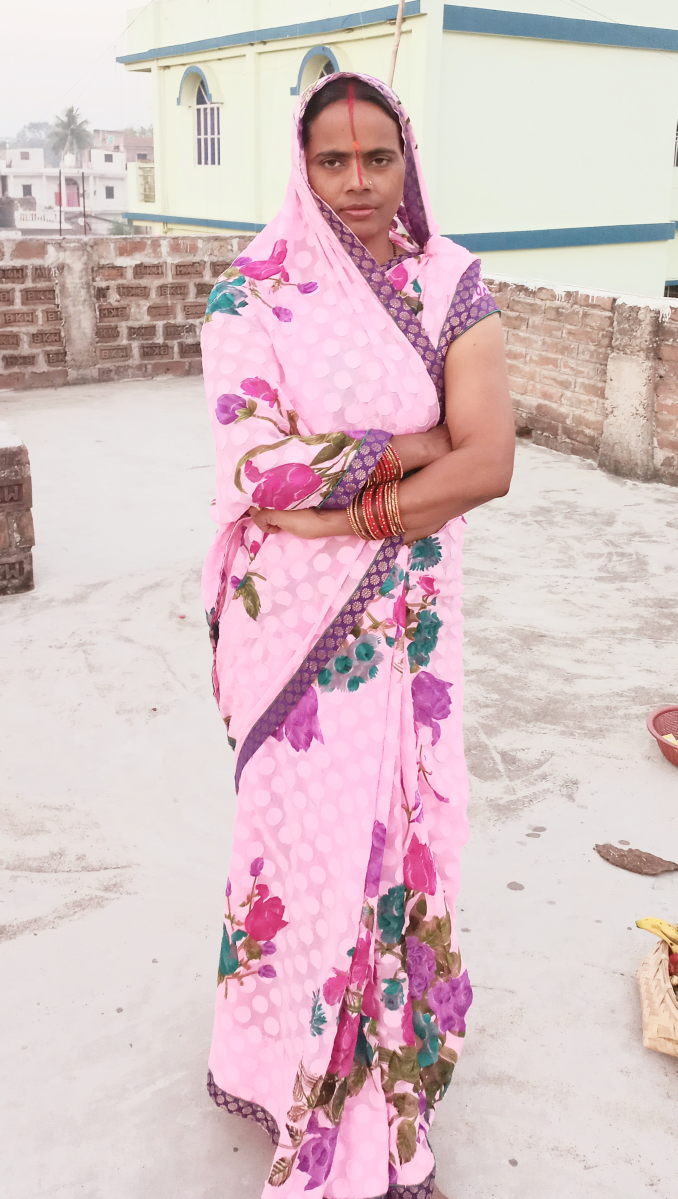
#> input picture test_data/20221030_170547.jpg, 2032 x 3596 px, found by its file name (shown at 1/3 size)
$ jupyter execute --allow-errors familyfriendsimgclassifymodel.ipynb   (shell and % lines are left out)
#> lines starting #> are read from the running program, lines starting #| are printed output that depends on the picture
[cell 1]
import numpy as np
import cv2
import matplotlib
from matplotlib import pyplot as plt

[cell 2]
img = cv2.imread('./model/test_data/20221030_170547.jpg')
#> img is the input picture: shape (3596, 2032, 3); mean B, G, R 197.4, 194.3, 217.7
#print (img)
img.shape
#> Out = (3596, 2032, 3)

[cell 3]
plt.imshow(img)

[cell 4]
gray = cv2.cvtColor(img, cv2.COLOR_BGR2GRAY)
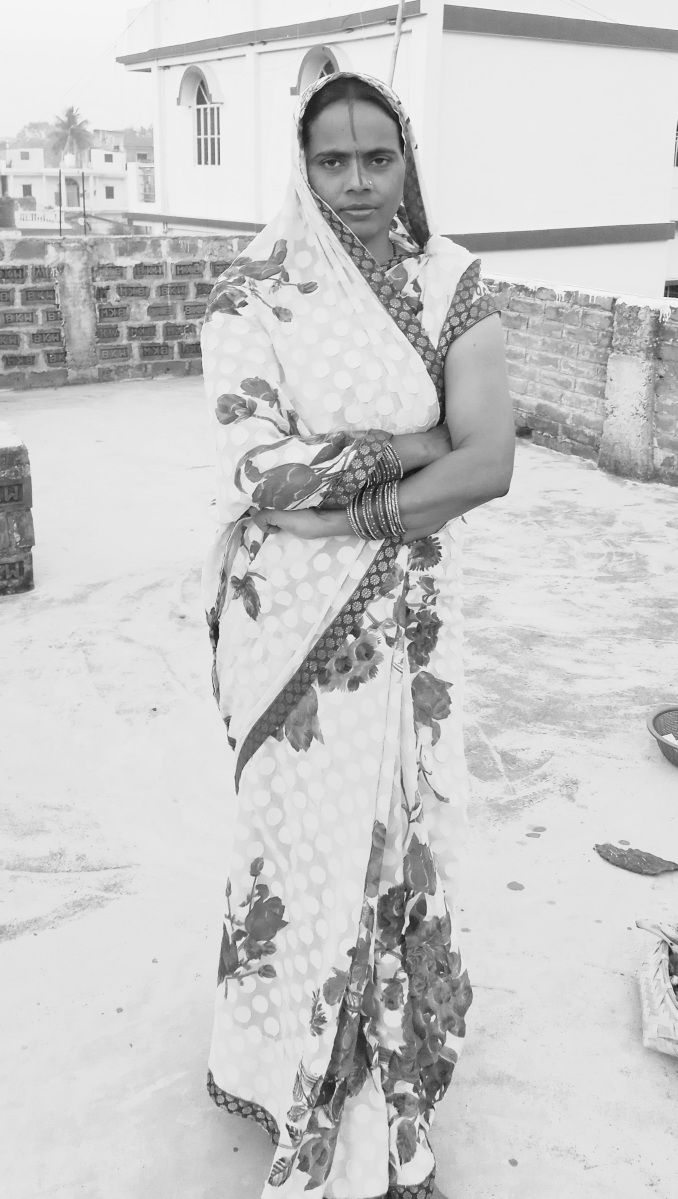
#> gray: shape (3596, 2032) (shown at 1/3 size); min 8, max 254, mean 201.7
gray.shape
#> Out = (3596, 2032)

[cell 5]
gray

[cell 6]
plt.imshow(gray, cmap='gray')

[cell 7]
#face_cascade = cv2.CascadeClassifier('./openCV/haarcascades/haarcascade_frontalface_default.xml')
#ce_cascade = cv2.CascadeClassifier(cv2.data.haarcascade +'/openCV/haarcascades/haarcascade_frontalface_default.xml')
#eye_cascade = cv2.CascadeClassifier('./openCV/haarcascades/haarcascade_eye.xml')
face_cascade = cv2.CascadeClassifier(cv2.data.haarcascades + 'haarcascade_frontalface_default.xml')
eye_cascade = cv2.CascadeClassifier(cv2.data.haarcascades + 'haarcascade_eye.xml')
faces = face_cascade.detectMultiScale(gray, 1.3, 5)
#> faces = [[185, 789, 89, 89], [856, 324, 417, 417]]


faces
#> Out = [[185, 789, 89, 89], [856, 324, 417, 417]]

[cell 8]
(x,y,w,h) = faces[0]
#> x = 185; y = 789; w = 89; h = 89
x,y,w,h
#> Out = (185, 789, 89, 89)

[cell 9]
face_img = cv2.rectangle(img,(x,y),(x+w,y+h),(255,0,0),2)
plt.imshow(face_img)

[cell 10]
cv2.destroyAllWindows()
for (x,y,w,h) in faces:
    face_img = cv2.rectangle(img,(x,y),(x+w,y+h),(255,0,0),2)
    roi_gray = gray[y:y+h, x:x+w]
    roi_color = face_img[y:y+h, x:x+w]
    eyes = eye_cascade.detectMultiScale(roi_gray)
    for (ex,ey,ew,eh) in eyes:
        cv2.rectangle(roi_color,(ex,ey),(ex+ew,ey+eh),(0,255,0),2)
#> this loop made 2 passes
#> pass 1, `roi_color = face_img[y:y+h, x:x+w]`:
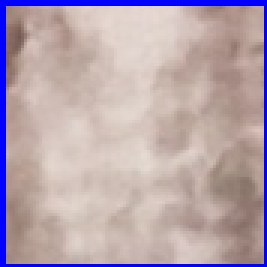
#> roi_color: shape (89, 89, 3) (shown 3 times larger); mean B, G, R 173.4, 164.2, 182.5
#> pass 2, `roi_gray = gray[y:y+h, x:x+w]`:
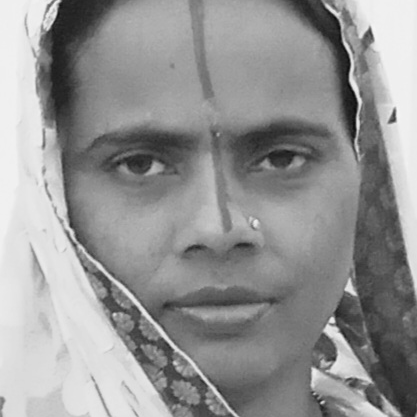
#> roi_gray: shape (417, 417); min 9, max 246, mean 148.2
#> after the loop:
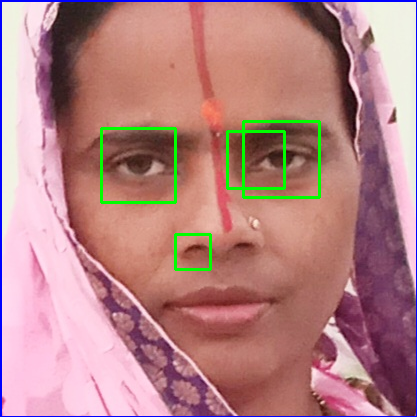
#> roi_color: shape (417, 417, 3); mean B, G, R 132.3, 131.6, 180.8


plt.figure()
plt.imshow(face_img, cmap='gray')
plt.show()

[cell 11]
plt.imshow(roi_color, cmap='gray')

[cell 12]
def get_cropped_image_if_2_eyes(image_path):
#> called with image_path = './model/test_data/20221030_170547.jpg'
    img = cv2.imread(image_path)
    gray = cv2.cvtColor(img, cv2.COLOR_BGR2GRAY)
    faces = face_cascade.detectMultiScale(gray, 1.3, 5)
#> faces = [[185, 789, 89, 89], [856, 324, 417, 417]]
    for (x,y,w,h) in faces:
        roi_gray = gray[y:y+h, x:x+w]
        roi_color = img[y:y+h, x:x+w]
        eyes = eye_cascade.detectMultiScale(roi_gray)
        if len(eyes) >= 2:
            return roi_color

[cell 13]
original_image = cv2.imread('./model/test_data/20221030_170547.jpg')
plt.imshow(original_image)

[cell 14]
cropped_image = get_cropped_image_if_2_eyes('./model/test_data/20221030_170547.jpg')
plt.imshow(cropped_image)

[cell 15]
org_image_obstructed = cv2.imread('./model/dataset/Mine/20221115_094211.jpg')
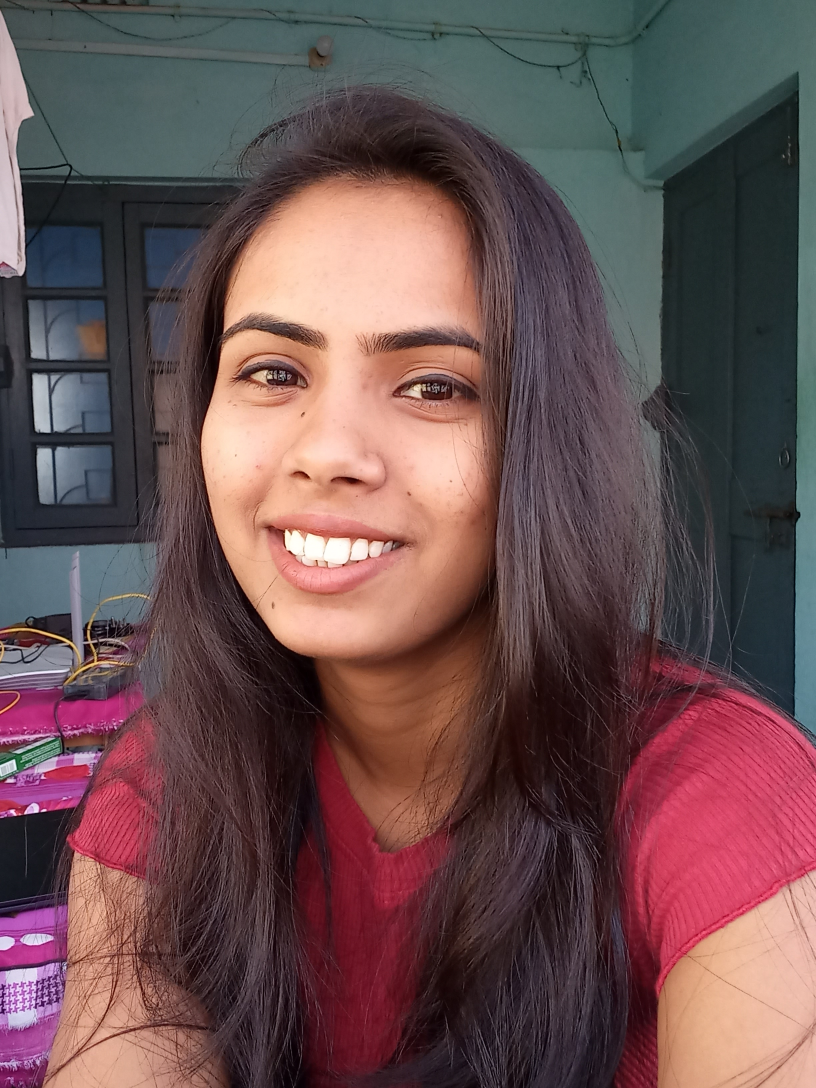
#> input picture dataset/Mine/20221115_094211.jpg, 2448 x 3264 px, found by its file name (shown at 1/3 size)
#> org_image_obstructed is the input picture: shape (3264, 2448, 3); mean B, G, R 81.1, 79.9, 106.5
plt.imshow(org_image_obstructed)

[cell 16]
cropped_image_no_2_eyes = get_cropped_image_if_2_eyes('./model/dataset/Mine/20221115_094211.jpg')
#> call 2 of get_cropped_image_if_2_eyes, with image_path = './model/dataset/Mine/20221115_094211.jpg'
#> in get_cropped_image_if_2_eyes (call 2), `gray = cv2.cvtColor(img, cv2.COLOR_BGR2GRAY)`:
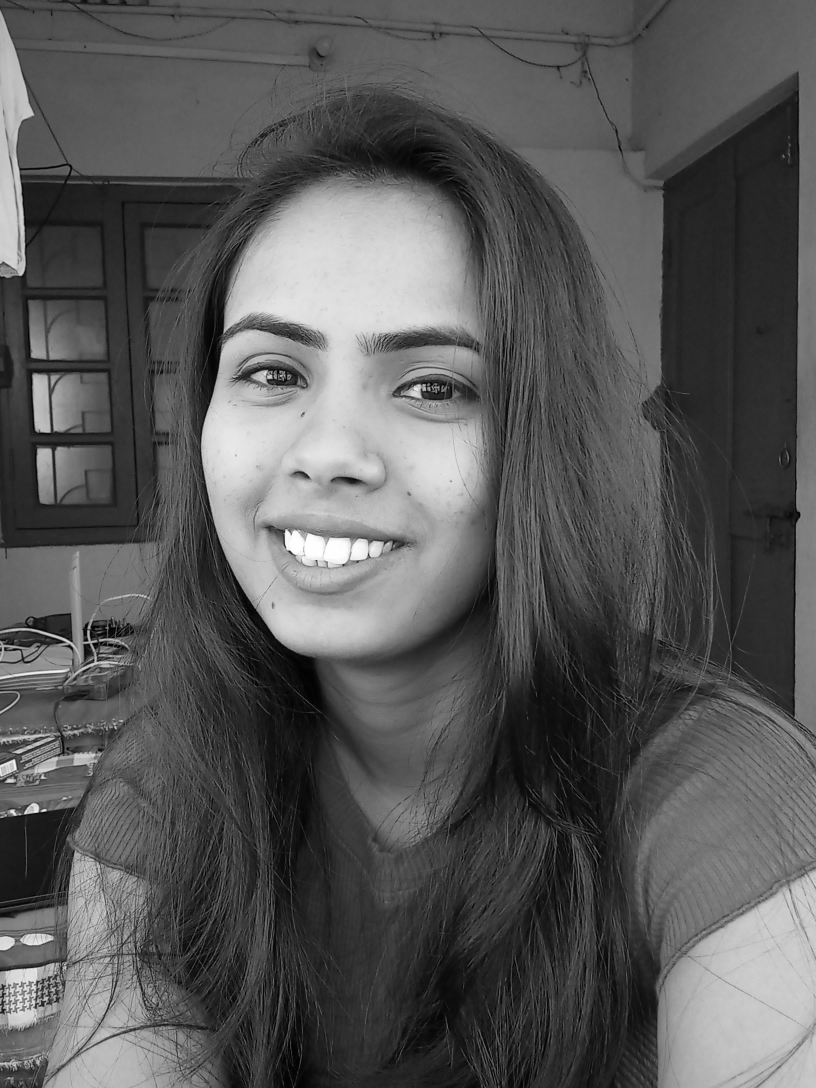
#> gray: shape (3264, 2448) (shown at 1/3 size); min 0, max 255, mean 88
#> in get_cropped_image_if_2_eyes (call 2), `faces = face_cascade.detectMultiScale(gray, 1.3, 5)`: faces = [[417, 648, 1256, 1256]]
#> the loop in get_cropped_image_if_2_eyes, `for (x,y,w,h) in faces:` made 1 pass
#> pass 1, in get_cropped_image_if_2_eyes (call 2), `roi_gray = gray[y:y+h, x:x+w]`:
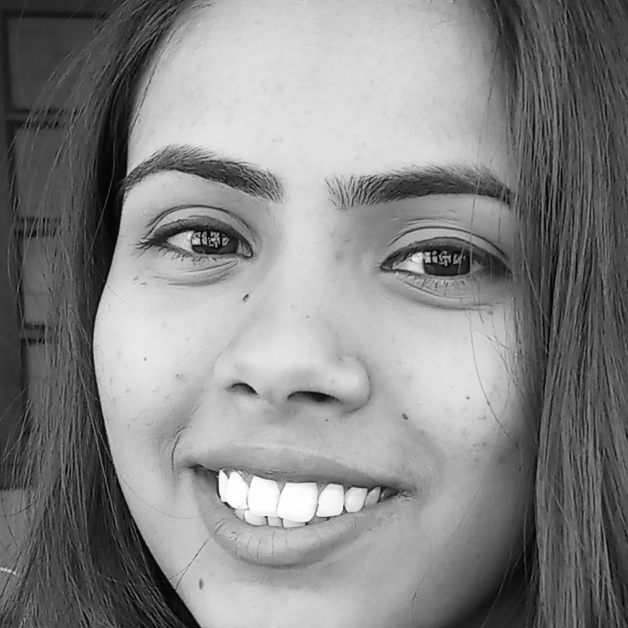
#> roi_gray: shape (1256, 1256) (shown at 1/2 size); min 2, max 255, mean 133.3
#> pass 1, in get_cropped_image_if_2_eyes (call 2), `roi_color = img[y:y+h, x:x+w]`:
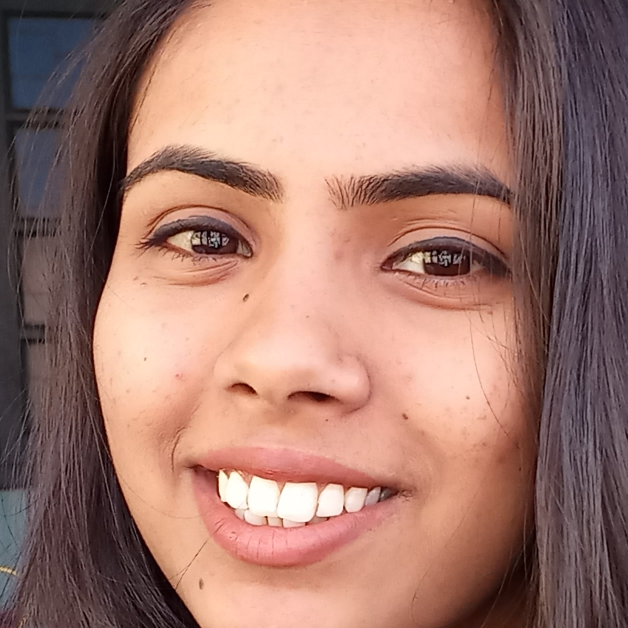
#> roi_color: shape (1256, 1256, 3) (shown at 1/2 size); mean B, G, R 110.4, 121.9, 164.2
cropped_image_no_2_eyes
plt.imshow(cropped_image_no_2_eyes)

[cell 17]
path_to_data = "./model/dataset"
path_to_cr_data = "./model/dataset/acropped/"

[cell 18]
import os
img_dirs = []
for entry in os.scandir(path_to_data):
    if entry.is_dir():
        img_dirs.append(entry.path)
#> pass 2 of the loop `for entry in os.scandir(path_to_data):`:

[cell 19]
img_dirs

[cell 20]
import shutil
if os.path.exists(path_to_cr_data):
     shutil.rmtree(path_to_cr_data)
os.mkdir(path_to_cr_data)

[cell 21]
cropped_image_dirs = []#contains cropped folder path for each of members
celebrity_file_names_dict = {}
#(cropped_folder)

for img_dir in img_dirs:#iterate through each imgdirectory
    count = 1
    members_name = img_dir.split('\\')[-1]
    print(members_name)
    celebrity_file_names_dict[members_name] = [] #initialising the dictionary

    for entry in os.scandir(img_dir):#iterate through all folders and through all the images
        roi_color = get_cropped_image_if_2_eyes(entry.path)#entry..path has path of the img n on this we call eyes detecting fn
        #if image will have 2 eye n face clearly visible roi color will store cropped img in it else it will store none in it
        if roi_color is not None:#check if roi_color is not none which means face n 2 eyes are clearly visible
            cropped_folder = path_to_cr_data + members_name #in the folder acropped(path to cr data) create subfolder for each member
            if not os.path.exists(cropped_folder): #if  cropped folder does not exist
                os.makedirs(cropped_folder) #then create the folder
                cropped_image_dirs.append(cropped_folder) #appending cropped folders to cropedimg directory
                print("Generating cropped images in folder: ",cropped_folder)#showing that the folders are generated


            cropped_file_name = members_name + str(count) + ".png"  #generating the name of the file
            cropped_file_path = cropped_folder + "\\" + cropped_file_name #full path of the file

            cv2.imwrite(cropped_file_path, roi_color)#saving roi_color ie the cropped image in cropped file path
            celebrity_file_names_dict[members_name].append(cropped_file_path)#storing name of all the file path into a dictionary which we will use later
            count=count+1
#> pass 2 of the loop `for img_dir in img_dirs:#iterate through each imgdirectory`:
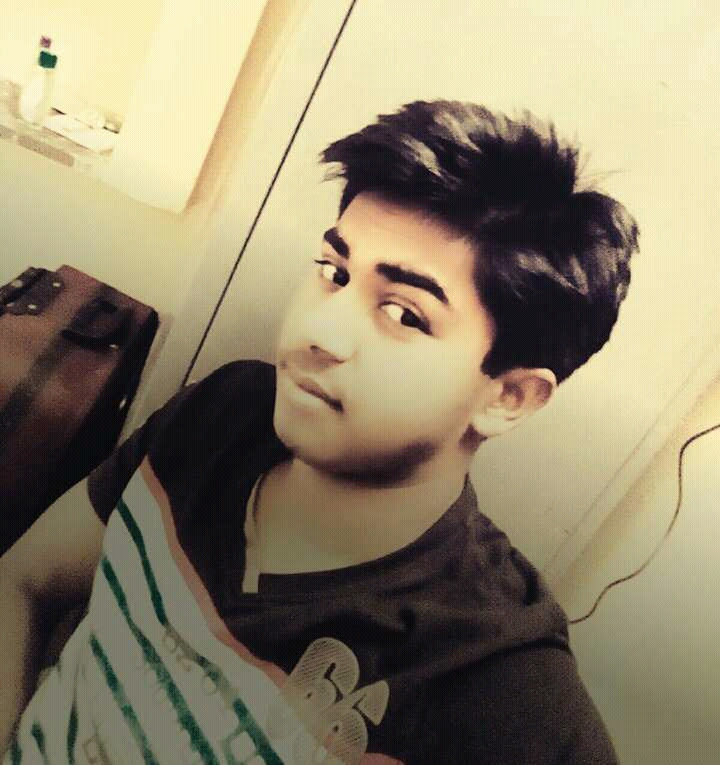
#> input picture dataset/Bro1/FB_IMG_14717528628161518.jpg, 720 x 765 px
#> in get_cropped_image_if_2_eyes, img is the input picture: shape (765, 720, 3); mean B, G, R 107.6, 133.5, 144.2
#> in get_cropped_image_if_2_eyes (call 4), `gray = cv2.cvtColor(img, cv2.COLOR_BGR2GRAY)`:
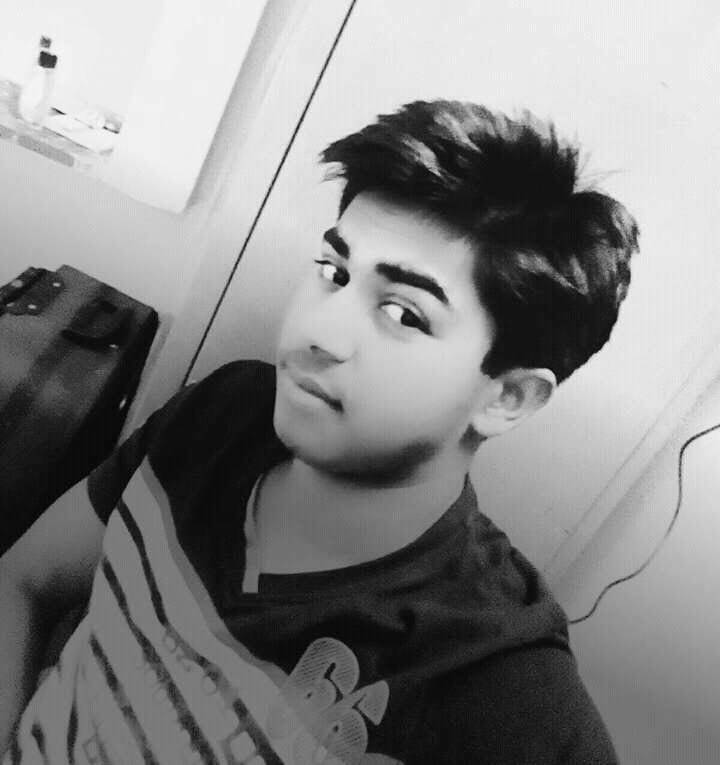
#> gray: shape (765, 720); min 0, max 251, mean 133.7
#> in get_cropped_image_if_2_eyes (call 4), `faces = face_cascade.detectMultiScale(gray, 1.3, 5)`: faces = ()

[cell 22]
import numpy as np
import pywt
import cv2
def w2d(img,mode='haar',level=1):
#> called with mode = 'db1', level = 5
  imArray=img
  imArray=cv2.cvtColor(imArray,cv2.COLOR_RGB2GRAY)
  imArray=np.float32(imArray)
  imArray /= 255;

  coeffs=pywt.wavedec2(imArray,mode,level=level)
  coeffs_H=list(coeffs)
  coeffs[0] *=0;
  imArray_H=pywt.waverec2(coeffs_H,mode);
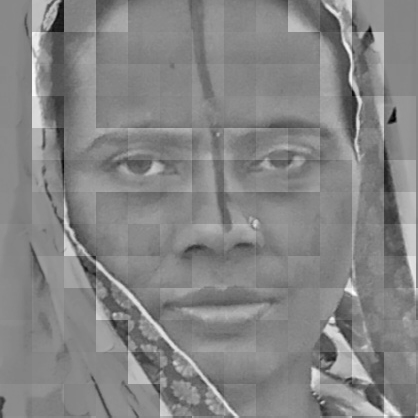
#> imArray_H: shape (418, 418) float32; min -0.638, max 0.585, mean 2.18e-11; drawn with min black and max white
  imArray_H *= 255;
  imArray_H=np.uint8(imArray_H)
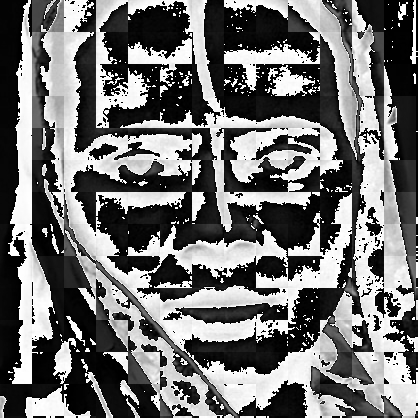
#> imArray_H: shape (418, 418); min 0, max 255, mean 112.3
  return imArray_H

[cell 23]
im_har=w2d(cropped_image,'db1',5)
plt.imshow(im_har,cmap='gray')

[cell 24]
celebrity_file_names_dict = {}
for img_dir in cropped_image_dirs:
    members_name = img_dir.split('\\')[-1]
    file_list = []
    for entry in os.scandir(img_dir):
        file_list.append(entry.path)
    celebrity_file_names_dict[members_name] = file_list
celebrity_file_names_dict

[cell 25]
class_dict = {}
count = 0
for members_name in celebrity_file_names_dict.keys():
    class_dict[members_name] = count
    count = count + 1
class_dict
